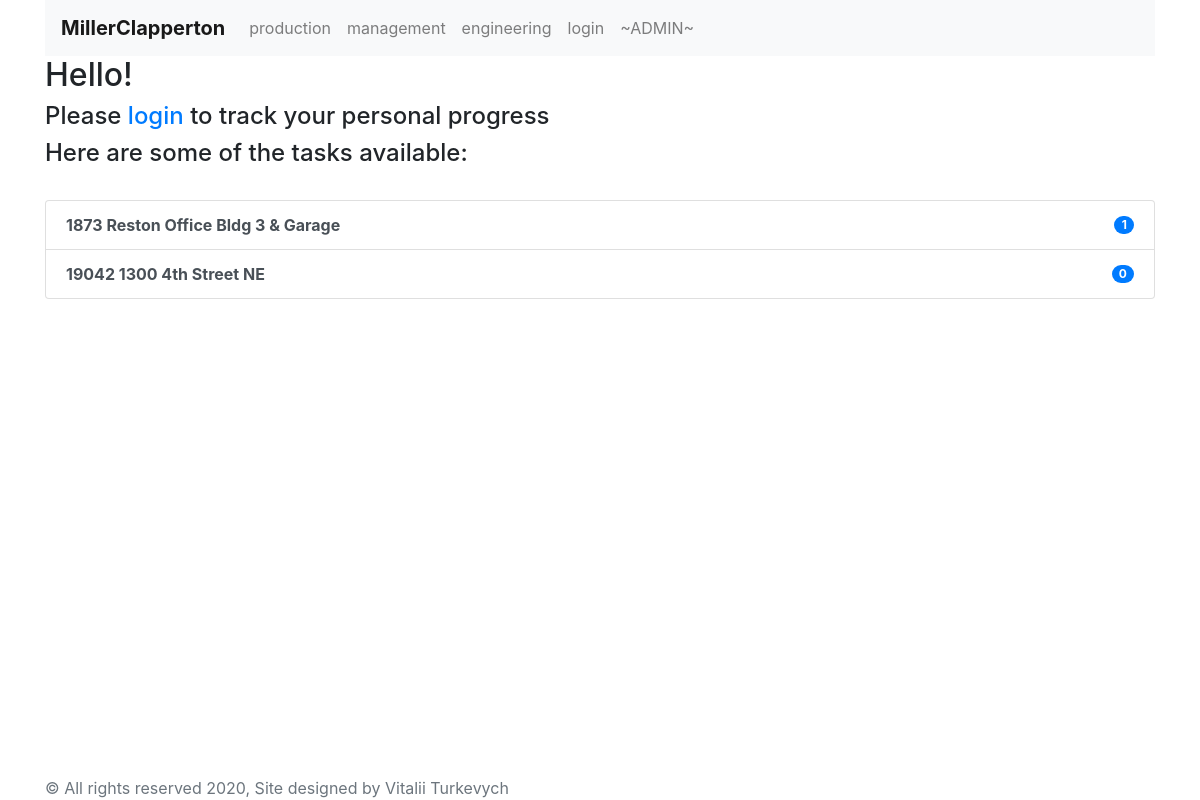
/production/, run on an earlier commit of the app's database.
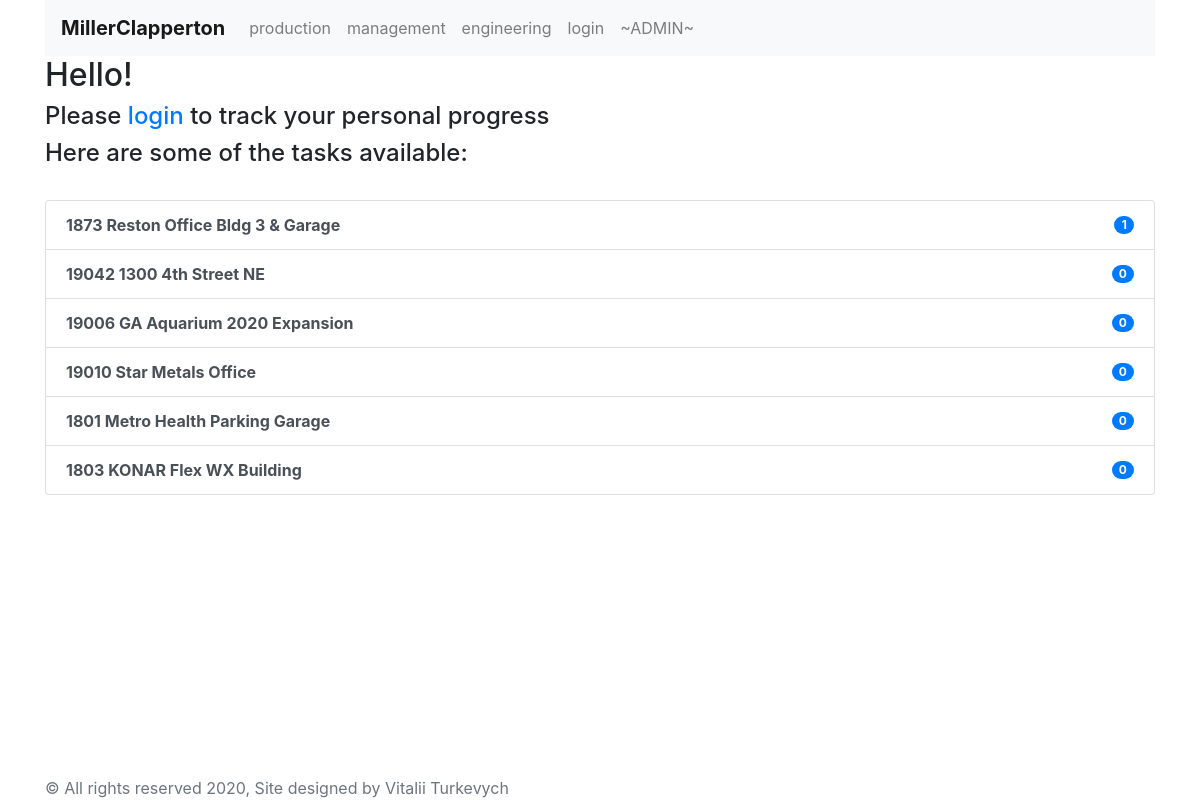
And on a later commit of the database.
### app/models.py (models this page shows, shortened)
class Project(models.Model):
    project_title = models.CharField('Project name', max_length=200)
    project_number = models.IntegerField('Project number')
    project_path = models.CharField('Folder', max_length=200)

### app/views.py (the view)
# urls.py: path('production/', views.production, name='production'),
@gzip_page
def production(request):
    project_numbers_list = Project.objects.order_by('id')
    release_quantity = Release.objects.order_by('project')
    return render(request, 'production.html',
                  {'project_list': project_numbers_list,
                   'release_quantity': release_quantity})

### app/templates/production.html (shortened to what this page needs)
{% extends 'base.html' %}
    {% block content %}
        {% if user.get_full_name %}
        <h2>Hello {{ user.get_full_name }}! </h2>
        {% else %}
        <h2>Hello! </h2> <h4>Please <a href="#">login</a> to track your personal progress</h4>
        {% endif %}
        {% if project_list %}
        <h4 style="horiz-align: center">Here are some of the tasks available:</h4><br>
        <div class="list-group">
            {% for a in project_list %}
                <a href="{{a.project_number}}" class="list-group-item list-group-item-action d-flex justify-content-between align-items-center">
                    <b>{{a.project_title}}</b>
                    <span class="badge badge-primary badge-pill">{{ a.release_set.count }}</span>
                </a>
            {% endfor %}
        </div>
        {% else %}
            Nothing here yet, but it is coming soon....
        {% endif %}
{% endblock %}

### app/templates/base.html (shortened to what this page needs)
<!doctype html>
<html lang="en">
<head>
    <link rel="stylesheet" href="https://stackpath.bootstrapcdn.com/bootstrap/4.5.0/css/bootstrap.min.css"
>
</head>
<body class="d-flex flex-column h-100">
<header>
    <div class="container">
        <nav class="navbar navbar-expand-lg navbar-light bg-light">
            <a class="navbar-brand" href="{% url 'index' %}"><b>MillerClapperton</b></a>
            <div class="collapse navbar-collapse" id="navbarNavAltMarkup">
                <div class="navbar-nav">
                    <a class="nav-item nav-link" href="{% url 'production' %}">production</a>
                    <a class="nav-item nav-link" href="{% url 'manage' %}">management</a>
                    <a class="nav-item nav-link" href="{% url 'engineering' %}">engineering</a>
                    <a class="nav-item nav-link" href="{% url 'login' %}">login</a>
                    <a class="nav-item nav-link" href="/admin/">~ADMIN~</a>
                </div>
            </div>
        </nav>
    </div>
</header>
<main role="main" class="flex-shrink-0">
    <div class="container">
        {% block content %}{% endblock %}
    </div>
</main>
<footer class="footer mt-auto py-3" >
    <div class="container" >
        <span class="text-muted" style="position: fixed; bottom: 0;">© All rights reserved 2020, Site designed by Vitalii Turkevych</span>
    </div>
</footer>
</body>
</html>

What changed in the data, as far as the page shows it:
added Project: project_title "19006 GA Aquarium 2020 Expansion", release_set.count "0"
added Project: project_title "19010 Star Metals Office", release_set.count "0"
added Project: project_title "1801 Metro Health Parking Garage", release_set.count "0"
added Project: project_title "1803 KONAR Flex WX Building", release_set.count "0"
